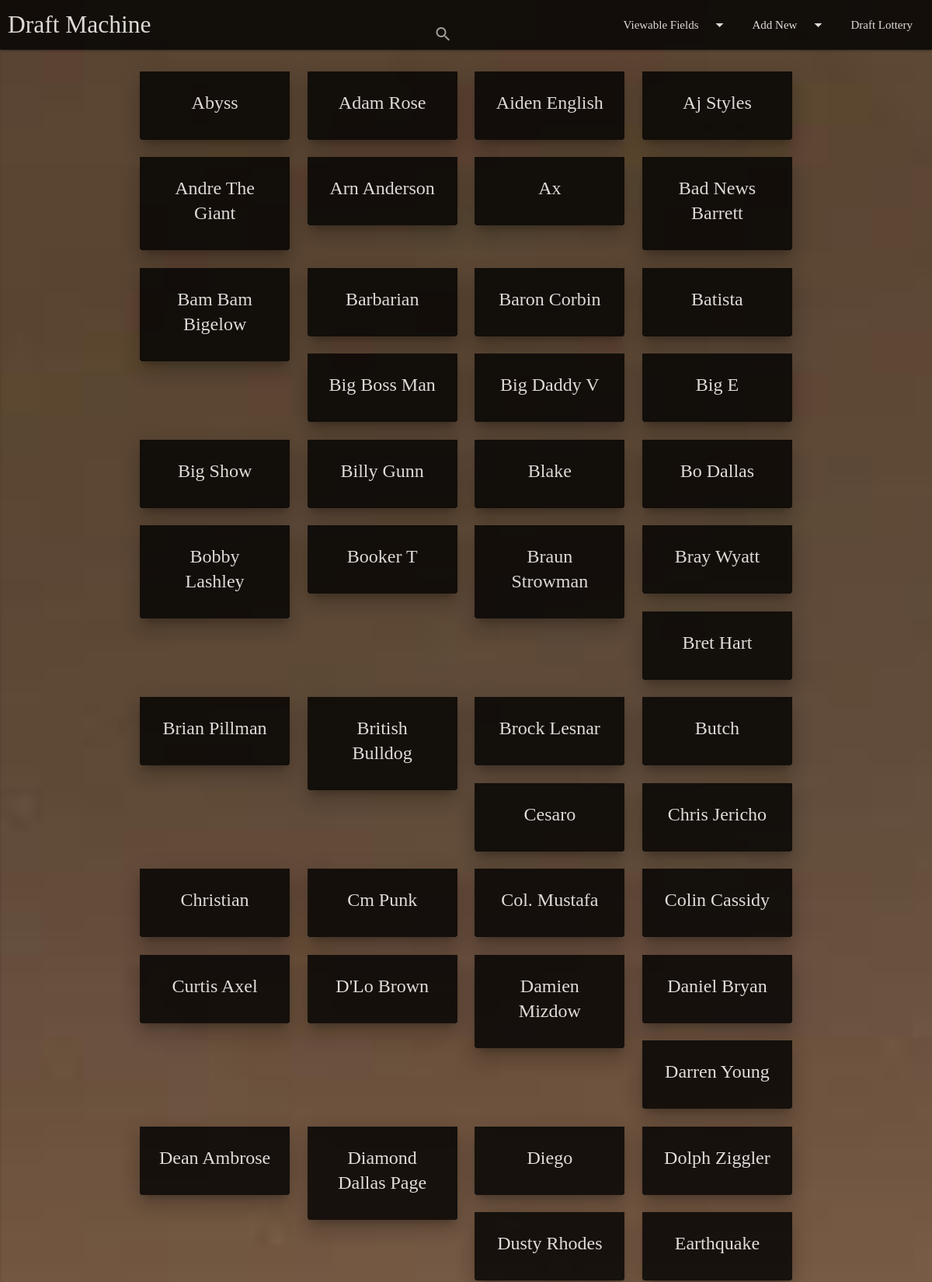
/wwe2k16/wrestlers/ (upper part), run on the app's committed database.
### wwe2k16/models.py (models this page shows, shortened)
class Wrestler(models.Model):
	slug = models.SlugField(max_length=40, unique=True)
	name = models.CharField(max_length=250, unique=True)
	ovr = models.PositiveIntegerField(default=0)
	country = CountryField(blank_label='( Select country )', blank=True)
	brand = models.ForeignKey(Brand, blank=True, default='', null=True, on_delete=models.SET_DEFAULT)
	height = models.PositiveIntegerField(null=True, blank=True)
	weight = models.PositiveIntegerField(null=True, blank=True)
	original_primary = models.PositiveIntegerField(default=0)
	original_secondary = models.PositiveIntegerField(default=0)
	primary = models.PositiveIntegerField(default=0)
	secondary = models.PositiveIntegerField(default=0)
	tertiary = models.PositiveIntegerField(default=0)
	tag_team = models.PositiveIntegerField(default=0)
	created_at = models.DateTimeField(null=True, blank=True)
	updated_at = models.DateTimeField(auto_now = True, null=True, blank=True)
	deleted_at = models.DateTimeField(null=True, blank=True)

### wwe2k16/views.py (the view)
class WrestlersView(generic.ListView):
	template_name = 'wwe2k16/wrestlers.html'
	context_object_name = 'all_wrestlers'
	def get_queryset(self):
		return Wrestler.objects.all().order_by('name')

### wwe2k16/templatetags/template_extras.py (called while the page is built)
@register.tag
def assign(parser, token):
	try:
		tag_name, varname, varval = token.contents.split()
	except ValueError:
		raise template.TemplateSyntaxError('%r tag requires two arguements' %token.contents.split()[0])
	return AssignNode(varname, varval)

	def value( self ):
		return self.varval

	def render(self, context):
		gv = context.get(self.varname, None)
		if gv:
			gv.set(self.varval)
		else:
			gv = context[self.varname] = GlobalVariable(self.varname, self.varval)
		return ''

### wwe2k16/templates/wwe2k16/wrestlers.html (shortened to what this page needs)
{% extends 'wwe2k16/base.html' %}
{% block body %}
{% load template_extras %}
	<section>
		<div class="row">
		{% for wrestler in all_wrestlers %}
			<div class="col m3 s12 center">
				<a href="{% url 'wwe2k16:wrestler' wrestler.slug %}" class="gray-text">
					<div class="card z-depth-5">
						<div class="card-content {{brandColor.value}} white-text">
							<span class="card-title">{{wrestler.name}}</span>
						</div>
					</div>
				</a>
			</div>
		{% endfor %}
		</div>
	</section>
{% endblock %}

### wwe2k16/static/wwe2k16/css/custom.css (style rules this page uses)
body { font-family: 'Pangolin', cursive !important; display: flex; min-height: 100vh; flex-direction: column; }

### data on the page
Wrestler: name "Abyss"
Wrestler: name "Adam Rose"
Wrestler: name "Aiden English"
Wrestler: name "Aj Styles"
Wrestler: name "Andre The Giant"
Wrestler: name "Arn Anderson"
Wrestler: name "Ax"
Wrestler: name "Bad News Barrett"
Wrestler: name "Bam Bam Bigelow"
Wrestler: name "Barbarian"
Wrestler: name "Baron Corbin"
Wrestler: name "Batista"
Wrestler: name "Big Boss Man"
Wrestler: name "Big Daddy V"
Wrestler: name "Big E"
Wrestler: name "Big Show"
Wrestler: name "Billy Gunn"
Wrestler: name "Blake"
Wrestler: name "Bo Dallas"
Wrestler: name "Bobby Lashley"
Wrestler: name "Booker T"
Wrestler: name "Braun Strowman"
Wrestler: name "Bray Wyatt"
Wrestler: name "Bret Hart"
Wrestler: name "Brian Pillman"
Wrestler: name "British Bulldog"
Wrestler: name "Brock Lesnar"
Wrestler: name "Butch"
Wrestler: name "Cesaro"
Wrestler: name "Chris Jericho"
Wrestler: name "Christian"
Wrestler: name "Cm Punk"
Wrestler: name "Col. Mustafa"
Wrestler: name "Colin Cassidy"
Wrestler: name "Curtis Axel"
Wrestler: name "D'Lo Brown"
Wrestler: name "Damien Mizdow"
Wrestler: name "Daniel Bryan"
Wrestler: name "Darren Young"
Wrestler: name "Dean Ambrose"
Wrestler: name "Diamond Dallas Page"
Wrestler: name "Diego"
Wrestler: name "Dolph Ziggler"
Wrestler: name "Dusty Rhodes"
Wrestler: name "Earthquake"
